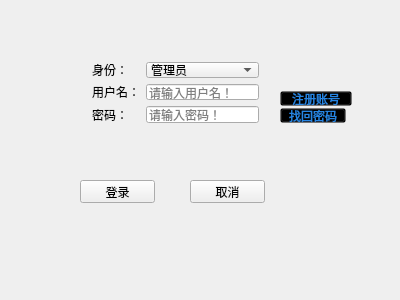
<?xml version="1.0" encoding="UTF-8"?>
<ui version="4.0">
 <class>Login</class>
 <widget class="QWidget" name="Login">
  <property name="windowModality">
   <enum>Qt::NonModal</enum>
  </property>
  <property name="geometry">
   <rect>
    <x>0</x>
    <y>0</y>
    <width>400</width>
    <height>300</height>
   </rect>
  </property>
  <property name="font">
   <font>
    <family>Microsoft YaHei</family>
   </font>
  </property>
  <property name="windowTitle">
   <string>登录窗口</string>
  </property>
  <property name="layoutDirection">
   <enum>Qt::LeftToRight</enum>
  </property>
  <widget class="QPushButton" name="pushButton">
   <property name="geometry">
    <rect>
     <x>80</x>
     <y>180</y>
     <width>75</width>
     <height>23</height>
    </rect>
   </property>
   <property name="font">
    <font>
     <family>Microsoft YaHei</family>
    </font>
   </property>
   <property name="text">
    <string>登录</string>
   </property>
  </widget>
  <widget class="QPushButton" name="pushButton_2">
   <property name="geometry">
    <rect>
     <x>190</x>
     <y>180</y>
     <width>75</width>
     <height>23</height>
    </rect>
   </property>
   <property name="font">
    <font>
     <family>Microsoft YaHei</family>
    </font>
   </property>
   <property name="text">
    <string>取消</string>
   </property>
  </widget>
  <widget class="QWidget" name="layoutWidget">
   <property name="geometry">
    <rect>
     <x>280</x>
     <y>80</y>
     <width>77</width>
     <height>54</height>
    </rect>
   </property>
   <layout class="QVBoxLayout" name="verticalLayout">
    <property name="spacing">
     <number>2</number>
    </property>
    <property name="leftMargin">
     <number>0</number>
    </property>
    <item>
     <widget class="QPushButton" name="pushButton_3">
      <property name="minimumSize">
       <size>
        <width>72</width>
        <height>0</height>
       </size>
      </property>
      <property name="styleSheet">
       <string notr="true">QPushButton
{
    color:rgb(38 , 133 , 227);
    background-color:transparent;
}

QPushButton:hover
{
    color:rgb(97 , 179 , 246);
}

QPushButton:pressed
{
    color:rgb(0 , 109 , 176);
}</string>
      </property>
      <property name="text">
       <string>注册账号</string>
      </property>
     </widget>
    </item>
    <item>
     <widget class="QPushButton" name="pushButton_4">
      <property name="styleSheet">
       <string notr="true">QPushButton
{
    color:rgb(38 , 133 , 227);
    background-color:transparent;
}

QPushButton:hover
{
    color:rgb(97 , 179 , 246);
}

QPushButton:pressed
{
    color:rgb(0 , 109 , 176);
}</string>
      </property>
      <property name="text">
       <string>找回密码</string>
      </property>
     </widget>
    </item>
   </layout>
  </widget>
  <widget class="QWidget" name="layoutWidget">
   <property name="geometry">
    <rect>
     <x>81</x>
     <y>51</y>
     <width>189</width>
     <height>83</height>
    </rect>
   </property>
   <layout class="QFormLayout" name="formLayout">
    <item row="0" column="0">
     <widget class="QLabel" name="label_3">
      <property name="text">
       <string>身份：</string>
      </property>
     </widget>
    </item>
    <item row="0" column="1">
     <widget class="QComboBox" name="comboBox">
      <property name="enabled">
       <bool>true</bool>
      </property>
      <item>
       <property name="text">
        <string>管理员</string>
       </property>
      </item>
      <item>
       <property name="text">
        <string>卖家</string>
       </property>
      </item>
     </widget>
    </item>
    <item row="1" column="0">
     <widget class="QLabel" name="label">
      <property name="font">
       <font>
        <family>Microsoft YaHei</family>
       </font>
      </property>
      <property name="text">
       <string>用户名：</string>
      </property>
     </widget>
    </item>
    <item row="1" column="1">
     <widget class="QLineEdit" name="lineEdit">
      <property name="enabled">
       <bool>true</bool>
      </property>
      <property name="sizePolicy">
       <sizepolicy hsizetype="Expanding" vsizetype="Fixed">
        <horstretch>0</horstretch>
        <verstretch>0</verstretch>
       </sizepolicy>
      </property>
      <property name="cursor">
       <cursorShape>ArrowCursor</cursorShape>
      </property>
      <property name="contextMenuPolicy">
       <enum>Qt::CustomContextMenu</enum>
      </property>
      <property name="placeholderText">
       <string>请输入用户名！</string>
      </property>
     </widget>
    </item>
    <item row="2" column="0">
     <widget class="QLabel" name="label_2">
      <property name="font">
       <font>
        <family>Microsoft YaHei</family>
       </font>
      </property>
      <property name="text">
       <string>密码：</string>
      </property>
     </widget>
    </item>
    <item row="2" column="1">
     <widget class="QLineEdit" name="lineEdit_2">
      <property name="cursor">
       <cursorShape>IBeamCursor</cursorShape>
      </property>
      <property name="styleSheet">
       <string notr="true"/>
      </property>
      <property name="placeholderText">
       <string>请输入密码！</string>
      </property>
     </widget>
    </item>
   </layout>
  </widget>
 </widget>
 <layoutdefault spacing="6" margin="11"/>
 <resources/>
 <connections/>
</ui>
